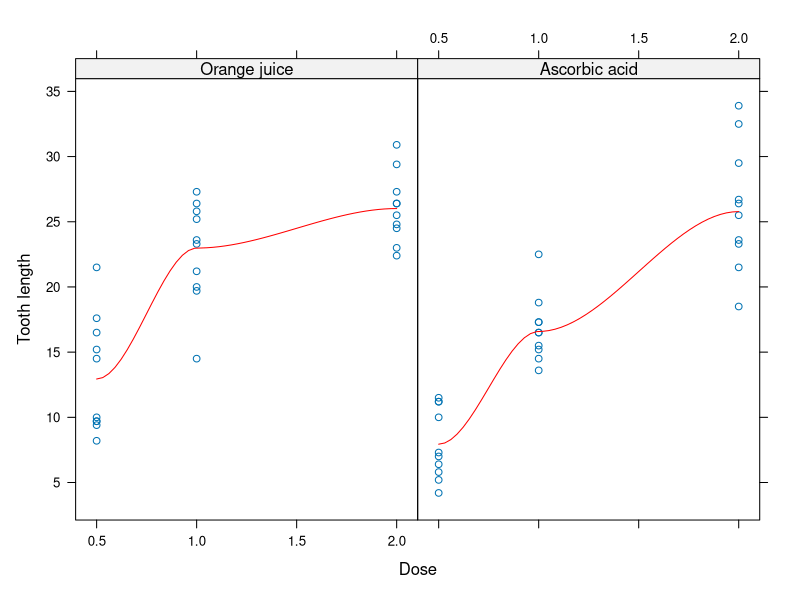
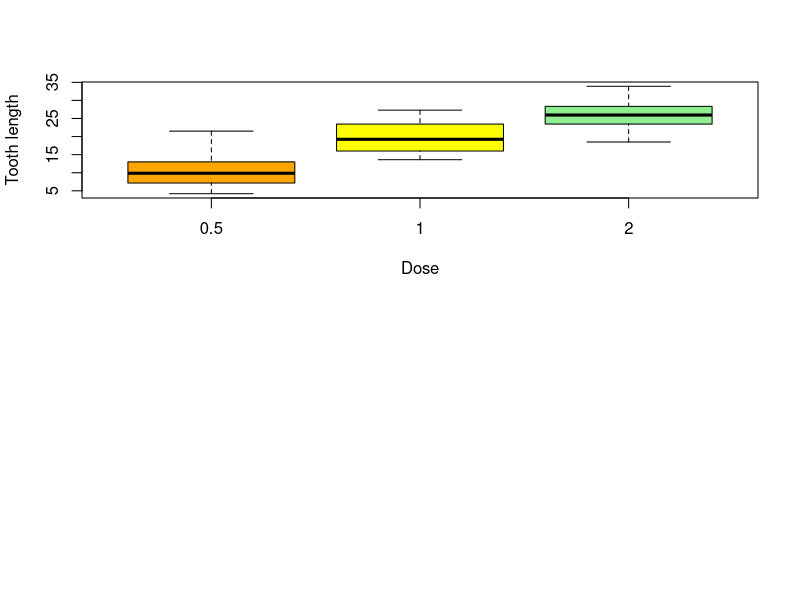

Recreate these plots in R, in order.
## ---- chunk 1
knitr::opts_chunk$set(echo = TRUE)
## ---- chunk 2
str(ToothGrowth)
## ---- chunk 3
library(lattice)
par(mfcol=c(2,1))
xyplot(len ~ dose | factor(supp,labels=c("Orange juice","Ascorbic acid")),
       data = ToothGrowth, type=c("p","smooth"),
       xlab = "Dose", col.line="red",
       ylab="Tooth length")
## ---- chunk 4
with(ToothGrowth, 
     boxplot(len~dose, xlab="Dose", ylab="Tooth length", 
             col=c("orange","yellow", "lightgreen")))
## ---- chunk 5
TGOJ0.5<-subset(ToothGrowth, ToothGrowth$supp=="OJ" & ToothGrowth$dose==0.5)
TGVC0.5<-subset(ToothGrowth, ToothGrowth$supp=="VC" & ToothGrowth$dose==0.5)
TGVC1<-subset(ToothGrowth, ToothGrowth$supp=="VC" & ToothGrowth$dose==1)
TGOJ1<-subset(ToothGrowth, ToothGrowth$supp=="OJ" & ToothGrowth$dose==1)
TGOJ2<-subset(ToothGrowth, ToothGrowth$supp=="OJ" & ToothGrowth$dose==2)
TGVC2<-subset(ToothGrowth, ToothGrowth$supp=="VC" & ToothGrowth$dose==2)
## ---- chunk 6
TGOJ<-subset(ToothGrowth, ToothGrowth$supp=="OJ")
TGVC<-subset(ToothGrowth, ToothGrowth$supp=="VC")
## ---- chunk 7
t.test(cbind(TGOJ0.5$len,TGVC0.5$len), cbind(TGOJ1$len,TGVC1$len), 
       alternative = "less")$conf.int
## ---- chunk 8
t.test(cbind(TGOJ1$len,TGVC1$len), cbind(TGOJ2$len,TGVC2$len), 
       alternative = "less")$conf.int
## ---- chunk 9
t.test(TGOJ0.5$len,TGVC0.5$len, alternative = "greater")$conf.int
t.test(TGOJ1$len,TGVC1$len, alternative = "greater")$conf.int
t.test(TGOJ2$len,TGVC2$len, alternative = "greater")$conf.int
## ---- chunk 10
# for orange juice
t.test(TGOJ0.5$len,TGOJ1$len, alternative = "less")$conf.int
t.test(TGOJ1$len,TGOJ2$len, alternative = "less")$conf.int
# for ascorbic acid
t.test(TGVC0.5$len,TGVC1$len, alternative = "less")$conf.int
t.test(TGVC1$len,TGVC2$len, alternative = "less")$conf.int
## ---- chunk 11
t.test(TGOJ$len,TGVC$len, alternative = "greater")$conf.int
